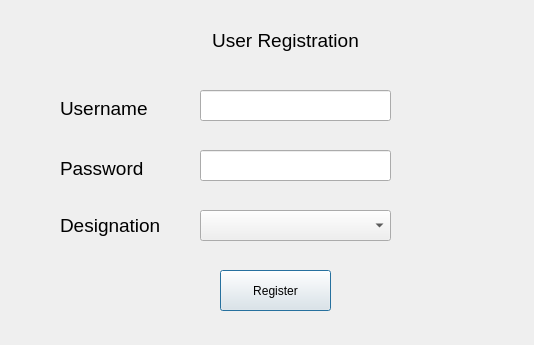
<?xml version="1.0" encoding="UTF-8"?>
<ui version="4.0">
 <class>user_registartion</class>
 <widget class="QDialog" name="user_registartion">
  <property name="geometry">
   <rect>
    <x>0</x>
    <y>0</y>
    <width>534</width>
    <height>345</height>
   </rect>
  </property>
  <property name="windowTitle">
   <string>Dialog</string>
  </property>
  <widget class="QLabel" name="label">
   <property name="geometry">
    <rect>
     <x>200</x>
     <y>20</y>
     <width>171</width>
     <height>41</height>
    </rect>
   </property>
   <property name="font">
    <font>
     <pointsize>14</pointsize>
    </font>
   </property>
   <property name="text">
    <string>User Registration</string>
   </property>
   <property name="alignment">
    <set>Qt::AlignCenter</set>
   </property>
  </widget>
  <widget class="QLabel" name="label_2">
   <property name="geometry">
    <rect>
     <x>60</x>
     <y>100</y>
     <width>101</width>
     <height>16</height>
    </rect>
   </property>
   <property name="font">
    <font>
     <pointsize>14</pointsize>
    </font>
   </property>
   <property name="text">
    <string>Username</string>
   </property>
  </widget>
  <widget class="QLabel" name="label_3">
   <property name="geometry">
    <rect>
     <x>60</x>
     <y>160</y>
     <width>101</width>
     <height>16</height>
    </rect>
   </property>
   <property name="font">
    <font>
     <pointsize>14</pointsize>
    </font>
   </property>
   <property name="text">
    <string>Password</string>
   </property>
  </widget>
  <widget class="QLabel" name="label_5">
   <property name="geometry">
    <rect>
     <x>60</x>
     <y>210</y>
     <width>121</width>
     <height>31</height>
    </rect>
   </property>
   <property name="font">
    <font>
     <pointsize>14</pointsize>
    </font>
   </property>
   <property name="text">
    <string>Designation</string>
   </property>
  </widget>
  <widget class="QPushButton" name="pushButton">
   <property name="geometry">
    <rect>
     <x>220</x>
     <y>270</y>
     <width>111</width>
     <height>41</height>
    </rect>
   </property>
   <property name="text">
    <string>Register</string>
   </property>
  </widget>
  <widget class="QLineEdit" name="lineEdit">
   <property name="geometry">
    <rect>
     <x>200</x>
     <y>90</y>
     <width>191</width>
     <height>31</height>
    </rect>
   </property>
  </widget>
  <widget class="QLineEdit" name="lineEdit_2">
   <property name="geometry">
    <rect>
     <x>200</x>
     <y>150</y>
     <width>191</width>
     <height>31</height>
    </rect>
   </property>
   <property name="echoMode">
    <enum>QLineEdit::Password</enum>
   </property>
  </widget>
  <widget class="QComboBox" name="comboBox">
   <property name="geometry">
    <rect>
     <x>200</x>
     <y>210</y>
     <width>191</width>
     <height>31</height>
    </rect>
   </property>
  </widget>
 </widget>
 <resources/>
 <connections/>
</ui>
